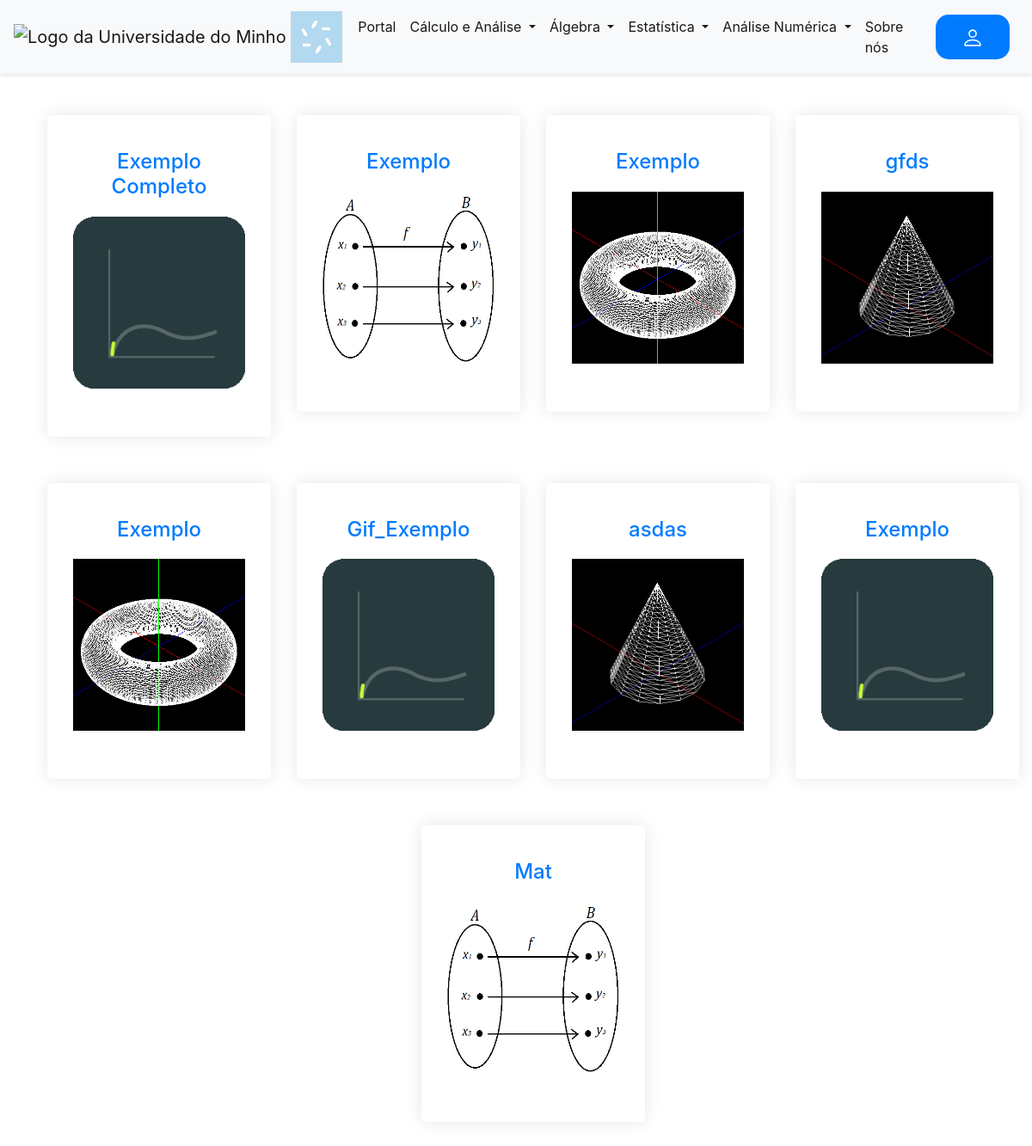
The page /menu on the database its author committed.
### tables this page shows
CREATE TABLE posts
             (id INTEGER PRIMARY KEY AUTOINCREMENT,
              title TEXT,
              content TEXT,
              thumbnail_url TEXT,
              file_url TEXT,
              author TEXT,
              snapshots_1 TEXT,
              snapshots_2 TEXT,
              snapshots_3 TEXT,
              links TEXT,
              download TEXT,
              created_at TIMESTAMP DEFAULT CURRENT_TIMESTAMP);

### main.py (the view)
@app.route("/menu")
def menu():
    conn = sqlite3.connect("database.db")
    c = conn.cursor()
    c.execute("SELECT * FROM posts")
    posts = c.fetchall()
    conn.close()
    conn = sqlite3.connect("database.db")
    c = conn.cursor()
    c.execute("SELECT * FROM forms")
    forms = c.fetchall()
    conn.close()
    return render_template("menu.html", can_edit=False, posts=posts,forms=forms)

### templates/menu.html (shortened to what this page needs)
{% extends "base.html" %}
{% block content %}
<html>
<head>
</head>
<body>
  <div class="container-fluid">
    <div class="mt-5">
      <ul>
        {% for post in posts %}
        {% if loop.index0 % 4 == 0 %}
        <div class="row justify-content-center">
          {% endif %}
          <div class="col-lg-3 col-md-6 mb-4">
            <div class="feature-box">
              <h3><a href="/post/{{ post[0] }}">{{ post[1] }}</a></h3>
              {% if post[3] %}
              {% if post[3].endswith(('jpg', 'jpeg', 'gif', 'png')) %}
              {% set file_path = post[3].split('static', 1)[-1].lstrip('\\/') %}
              <figure class="text-center">
                <img width="200" height="200" src="{{ '../static/' ~ file_path }}" alt="">
              </figure>
              {%endif%}
              {%endif%}
            </div>
          </div>
          {% if loop.index0 % 4 == 3 or loop.last %}
        </div>
        {% endif %}
        {% if loop.last and loop.index0 % 4 != 3 %}
        </div>
        {% endif %}
        {% endfor %}
    </div>
</body>
</html>
{% endblock %}

### static/style.css (style rules this page uses)
.feature-box { background-color: #fff; border-radius: 5px; padding: 40px 30px; text-align: center; margin-bottom: 30px; box-shadow: 0 0 20px rgba(0, 0, 0, 0.1); }
.feature-box h3 { font-size: 24px; margin-bottom: 20px; }

### rows shown on the page
posts: title "Exemplo Completo"
posts: title "Exemplo"
posts: title "Exemplo"
posts: title "gfds"
posts: title "Exemplo"
posts: title "Gif_Exemplo"
posts: title "asdas"
posts: title "Exemplo"
posts: title "Mat"
